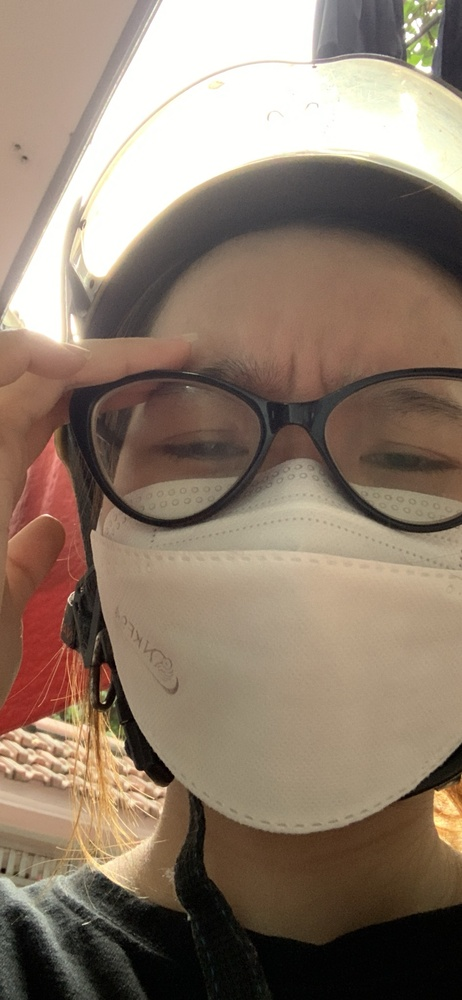
#> input picture system/templates/images/data/linh.jpg, 462 x 1000 px, shrunk from 946 x 2048 before the run
$ python -i process.py   (imports and definitions only)
#> lines starting #> are read from the running program, lines starting #| are printed output that depends on the picture
#> further down, picture is the input picture: shape (1000, 462, 3); mean B, G, R 107.5, 123.4, 141
import numpy as np
import cv2
import base64
from scipy.spatial.distance import cdist

class ProcessImage():
    def __init__(self, image):
        self.image = cv2.cvtColor(image, cv2.COLOR_BGR2RGB)


    # [12 lines left out: function brightness, not called in this run]


    def process(self):
        return self.brightness()


class Kmeans():
    # ảnh đầu vào phải là dạng BGR
    def __init__(self, image, k_centroids=2, theta=1000, types='RGB'):

        # lấy kích cỡ của ảnh
#> called with k_centroids = 2, theta = 1000, types = 'RGB'
        self.rows, self.cols, self.channels = image.shape
#> self.rows = 1000; self.cols = 462; self.channels = 3

        # chuyển ảnh về dạng RGB hoặc GRAYSCALE tuỳ chọn
        if types == 'GRAY':
            self.channels = 1
            image = cv2.cvtColor(image, cv2.COLOR_BGR2GRAY)
        else:
            image = cv2.cvtColor(image, cv2.COLOR_BGR2RGB)

        self.image = image.copy()
        self.k_centroids = k_centroids
        self.theta = theta

        # chuyển ma trận ảnh số về 1 vector gồm các điểm dữ liệu
        # với RGB thì mỗi phần tử trong vector gồm 3 đặc trưng
        # với GRAYSCALE thì mỗi phần tử trong vector gồm 1 đặc trưng
        self.data = self.image.copy()
        self.data = self.data.reshape((self.rows * self.cols, self.channels))

        # tạo nhãn cho từng điểm dữ liệu
        self.labels = np.full(len(self.data), 0)
        # tạo k điểm trung tâm bất kì
        self.centroids = self.data[ np.random.choice(len(self.data), self.k_centroids, replace=False) ]
#> self.centroids = [[205, 199, 165], [161, 65, 51]]

        # đưa ra kết quả
        self.data = self.fit()


    def fit(self):
        Error = 9999999999999
        error = 0
        while abs(Error - error) >= self.theta:
            # print(abs(Error - error))
            Error = error
            error = 0

            # tính toán nhãn cho từng điểm dữ liệu với k điểm trung tâm bằng euclidean và tính toán lỗi
            # - tính khoảng cách từ k điểm trung tâm đến từng điểm dữ liệu
            # - tính arg_min và min với axis=1 là tính theo hàng ngang
            # d = [[1, 3, 2],
            #      [4, 6, 2]]
            #      [9, 9, 1]]   -> arg_min = [0, 2, 2], min = [1, 2, 1]
            distances = cdist(self.data, self.centroids)
            self.labels = np.argmin(distances, axis= 1)
            error += np.sum(np.min(distances, axis= 1))


            # cập nhật lại trung tâm bằng trung bình cộng các điểm dữ liệu
            for centroid_i in range(self.k_centroids):
                temp = self.data[self.labels == centroid_i]
                new_v = np.sum(temp, axis= 0) / len(temp)
                self.centroids[centroid_i] = new_v
#> this loop made 9 passes
#> (Error, error) on passes 2 to 9: (38454931, 30233560.7), (30233560.7, 29837285.7), (29837285.7, 29541952.8), (29541952.8, 29413903.6), (29413903.6, 29303044.7), (29303044.7, 29257828.1), (29257828.1, 29214858.4), (29214858.4, 29214858.4)
#> error on pass 1: 38454931
#> after the loop, self.centroids = [[193, 177, 157], [85, 65, 54]]
        # thay thế từng điểm dữ liệu với nhãn của chúng
        for centroid_i in range(self.k_centroids):
            self.data[self.labels == centroid_i] = self.centroids[centroid_i]

        # chuyển ảnh về dạng ban đầu
        if self.channels == 1:
            return self.data.reshape((self.rows, self.cols))
        return self.data.reshape((self.rows, self.cols, self.channels))
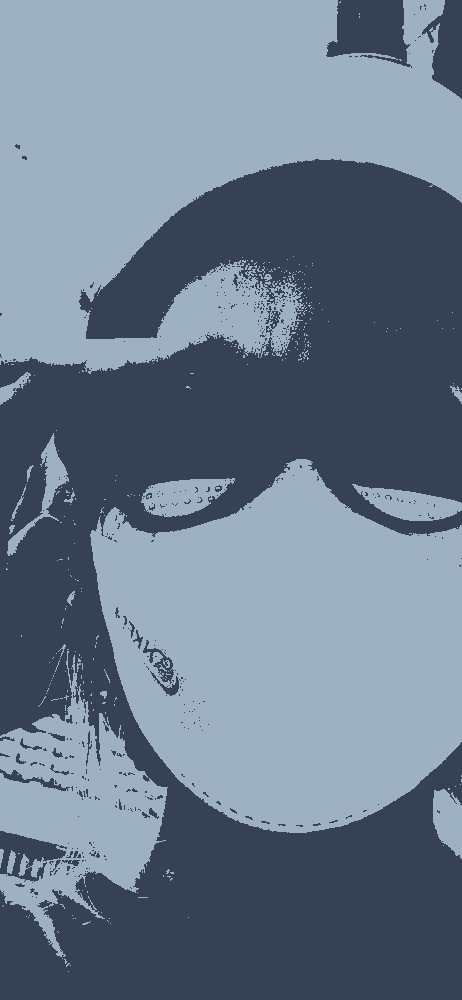
#> returned value: shape (1000, 462, 3); mean of channels 0, 1, 2 140.8, 122.8, 107.2; drawn as B, G, R

    def changeBGR2frameb64(self):
        # chuyển về base64 để có thể hiển thị trên website
        if self.channels == 1:
            self.data = cv2.cvtColor(self.data, cv2.COLOR_GRAY2BGR)
        else:
            self.data = cv2.cvtColor(self.data, cv2.COLOR_RGB2BGR)
        ret, frame_buff = cv2.imencode('.jpg', self.data)
        frame_b64 = base64.b64encode(frame_buff).decode('utf-8')
        return frame_b64


class Edges():
    # ảnh đầu vào phải là dạng BGR
    # [140 lines left out: functions __init__, auto_threshold, conv2D, changeBGR2frameb64, process, not called in this run]

>>> import cv2
>>> picture = cv2.imread('../system/templates/images/data/linh.jpg')
>>> result = Kmeans(picture).changeBGR2frameb64()
